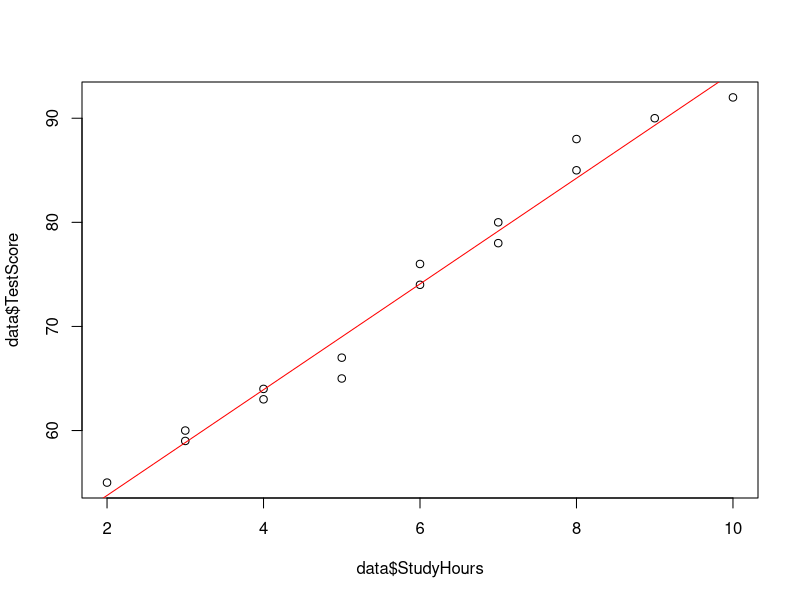

Source code (R):
# Correlation

data <- data.frame(
  StudyHours = c(2, 3, 5, 4, 8, 7, 9, 6, 10, 5, 3, 4, 7, 8, 6),
  TestScore = c(55, 60, 65, 63, 85, 78, 90, 76, 92, 67, 59, 64, 80, 88, 74)
)

# Understand data
View(data)

# Calculate Correlation
c <- cor(data$StudyHours, data$TestScore)
#print(c)

# Visualize
plot(data$StudyHours, data$TestScore)
abline(lm(data$TestScore ~ data$StudyHours), col = 'red')